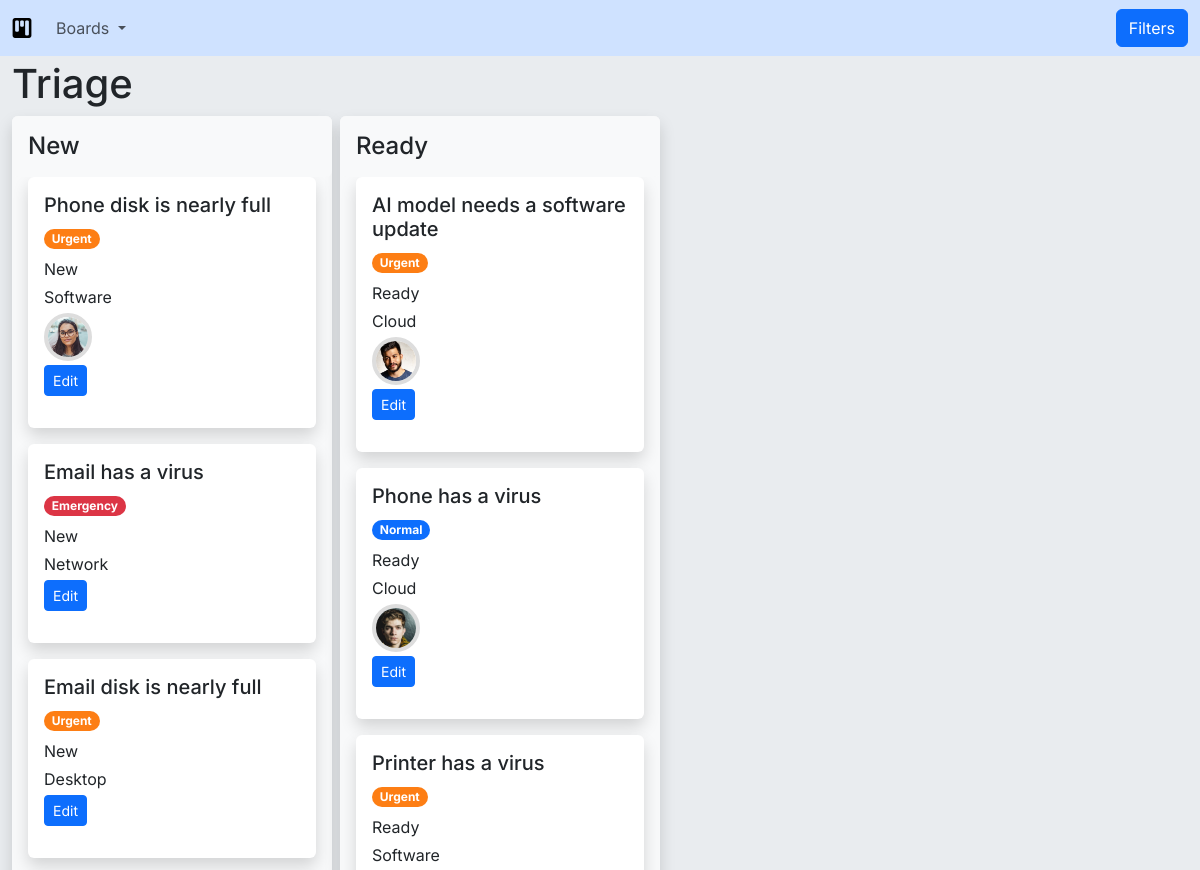
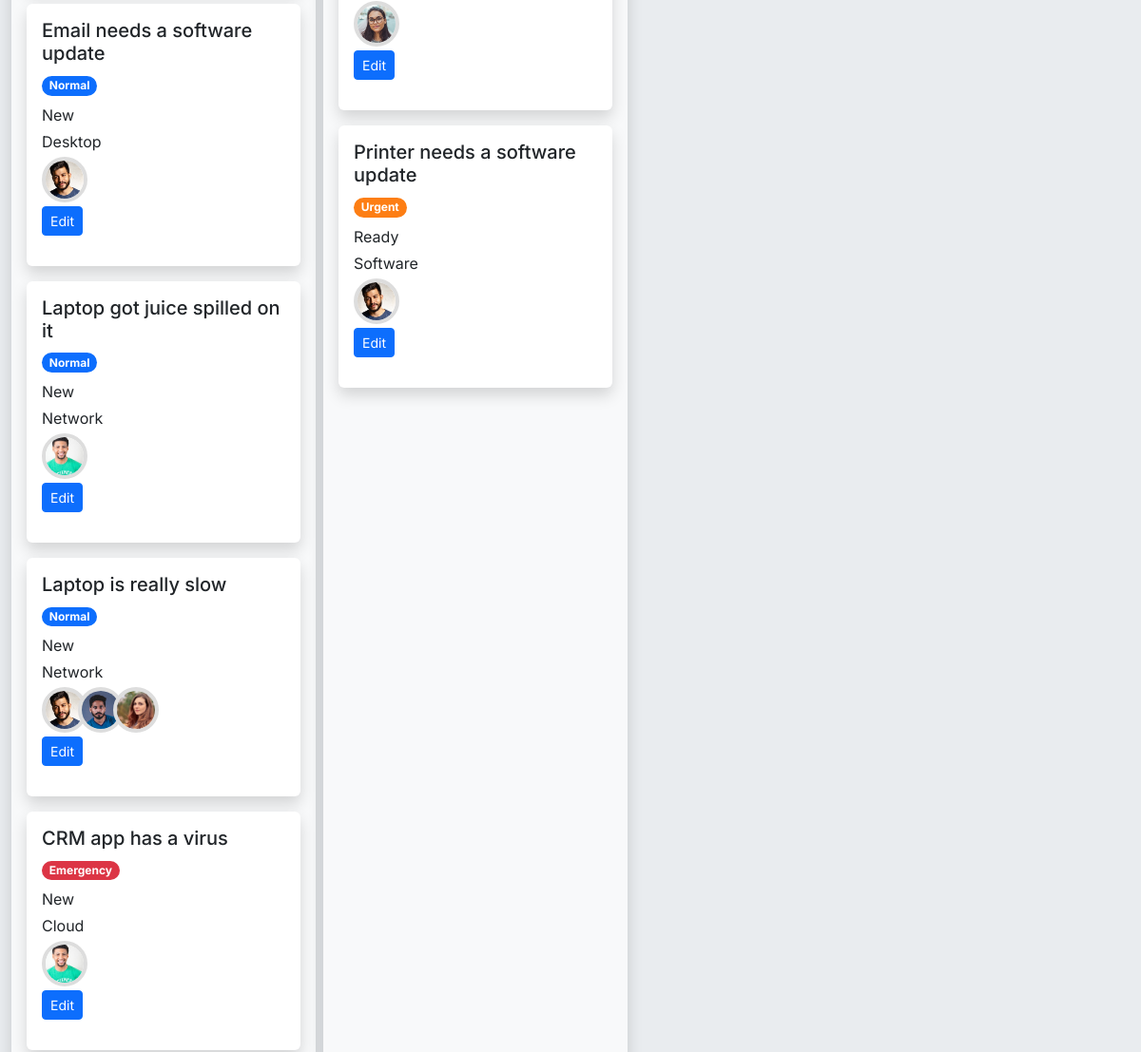
The app's page /board/2/ (upper part), older data (2 pictures, top to bottom).
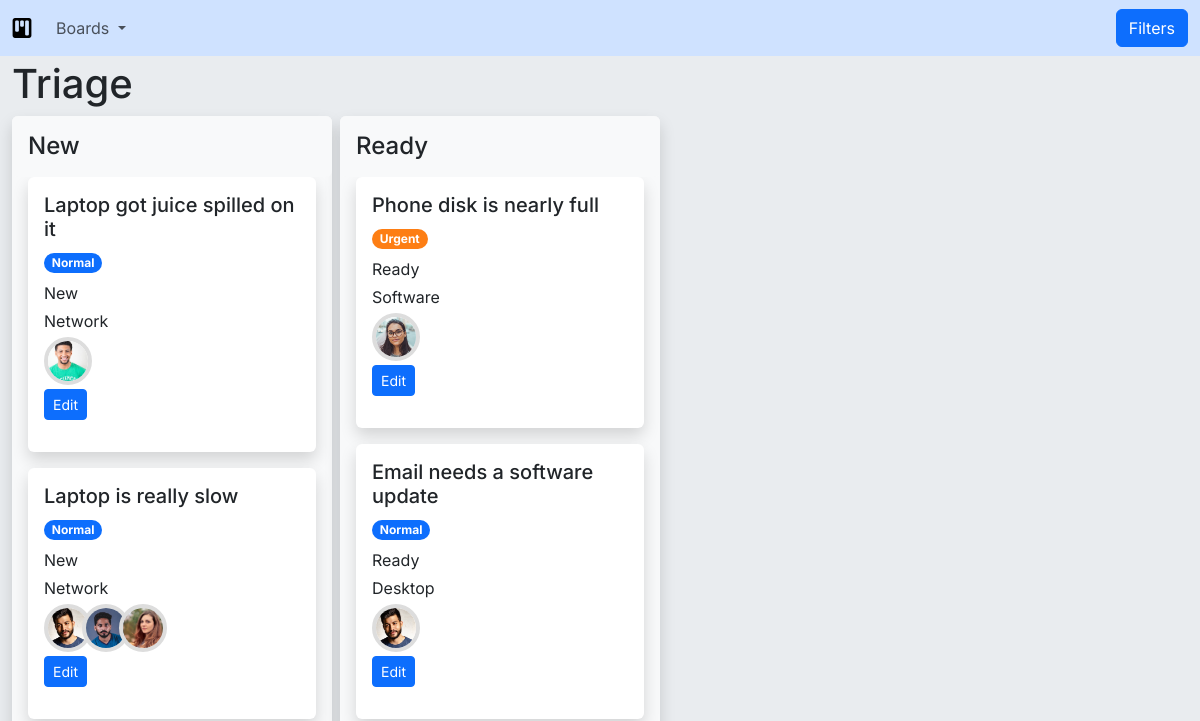
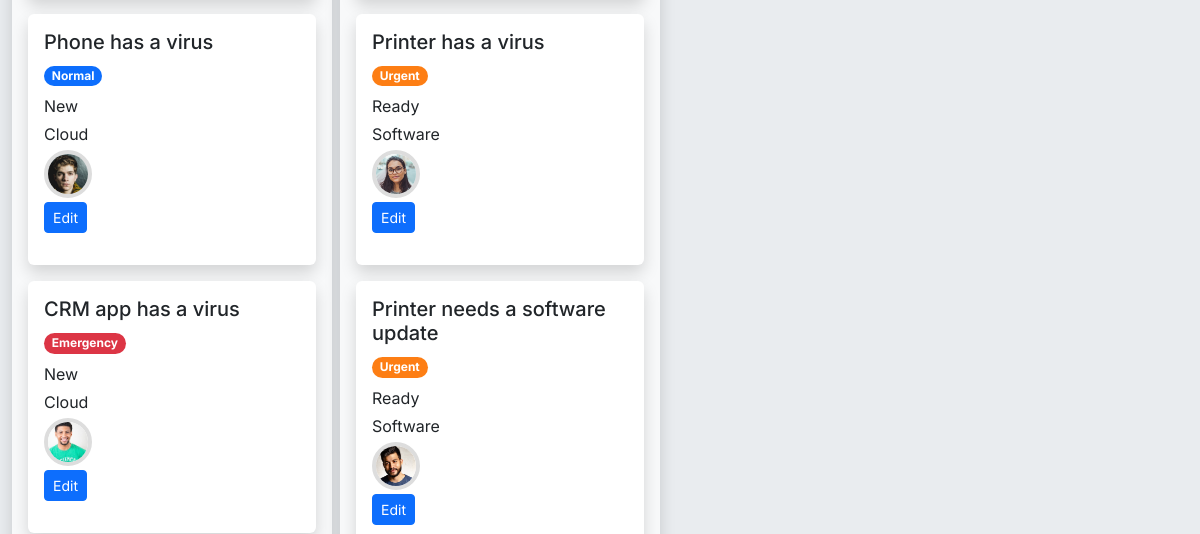
The same page, newer data (2 pictures, top to bottom).
### board/models.py (models this page shows, shortened)
class Column(models.Model):
    board = models.ForeignKey(KanbanBoard, on_delete=models.CASCADE)
    name = models.CharField(max_length=100)
    statuses = models.ManyToManyField('helpdesk.Status', blank=True)
    def get_tickets(self, filters):
        tickets = Ticket.objects.filter(status__in=self.statuses.all()).order_by('-rank', 'id')
        if filters.get('search'):
            tickets = tickets.filter(title__icontains=filters.get('search'))
        if filters.get('category'):
            tickets = tickets.filter(category=filters.get('category'))
        if filters.get('priority'):
            tickets = tickets.filter(priority=filters.get('priority'))
        if filters.get('engineer'):
            tickets = tickets.filter(assigned_to=filters.get('engineer'))
        tickets = tickets.prefetch_related(
            'status',
            'priority',
            'assigned_to',
            'category'
        )
        return tickets

### helpdesk/models.py (models this page shows, shortened)
class Ticket(models.Model):
    title = models.CharField(max_length=100)
    status = models.ForeignKey(Status, on_delete=models.CASCADE)
    assigned_to = models.ManyToManyField(Engineer, blank=True)
    category = models.ForeignKey(Category, on_delete=models.SET_NULL, null=True)
    priority = models.ForeignKey(Priority, on_delete=models.SET_NULL, null=True)
    rank = models.IntegerField(null=True, blank=True)

class Priority(models.Model):
    name = models.CharField(max_length=100)
    sort_order = models.IntegerField()
    color = models.CharField(max_length=8)
    class Meta:
        verbose_name_plural = 'priorities'
    def __str__(self):
        return self.name

class Status(models.Model):
    name = models.CharField(max_length=100)
    class Meta:
        verbose_name_plural = 'statuses'

class Category(models.Model):
    name = models.CharField(max_length=100)
    class Meta:
        verbose_name_plural = 'categories'
    def __str__(self):
        return self.name

class Engineer(models.Model):
    name = models.CharField(max_length=100)
    image_filename = models.CharField(max_length=100, blank=True, null=True)
    def __str__(self):
        return self.name
    def get_image_url(self):
        return f'helpdesk/img/{self.image_filename}'

### board/views.py (the view)
# urls.py: path('<int:pk>/', views.BoardView.as_view(), name='board'),
class BoardView(DetailView, FormView):
    form_class = TicketFilterForm
    model = models.KanbanBoard
    template_name = 'board/board.html'
    def get_initial(self):
        initial = super().get_initial()
        initial['search'] = self.request.GET.get('search', '')
        initial['category'] = self.request.GET.get('category', None)
        initial['priority'] = self.request.GET.get('priority', None)
        initial['engineer'] = self.request.GET.get('engineer', None)
        return initial
    def get_context_data(self, **kwargs):
        context = super().get_context_data(**kwargs)
        search = self.request.GET.get('search')
        category_id = self.request.GET.get('category')
        priority_id = self.request.GET.get('priority')
        engineer_id = self.request.GET.get('engineer')
        context["filters"] = {
            "search": search,
            "category": category_id,
            "priority": priority_id,
            "engineer": engineer_id
        }
        return context

### board/context_processors.py (called while the page is built)
def boards(request):
    return {'boards': models.KanbanBoard.objects.all()}

### board/templatetags/custom_tags.py (called while the page is built)
@register.simple_tag
def get_filtered_tickets(column, filters):
    filter_form = TicketFilterForm(filters)
    cleaned_data = {}
    if filter_form.is_valid():
        cleaned_data = filter_form.cleaned_data
    tickets = column.get_tickets(cleaned_data)
    return tickets

### board/templates/board/board.html (shortened to what this page needs)
{% extends 'base.html' %}
{% load custom_tags %}
{% load static %}
{% block content %}
<div class="container-fluid pt-1 h-100">
  <div class="row">
    <div class="col">
      <h1>{{ object.name }}</h1>
    </div>
  </div>
  <div class="row">
    <div class="d-flex flex-items-stretch text-nowrap pb-4">
        {% for column in object.column_set.all %}
            <div class="bg-light p-0 rounded d-inline-block shadow me-2" style="width: 20rem">
                <div class="sticky-top bg-light rounded p-3" style="z-index: 999; /* Less than nav menu */">
                    <h4 class="mb-0">{{ column.name }}</h4>
                </div>
                <div class="cards" data-column-id="{{column.id}}" data-board-id="{{column.board.id}}">
                    {% get_filtered_tickets column filters as column_tickets %}
                    {% for ticket in column_tickets %}
                        {% include 'board/ticket.html' %}
                    {% empty %}
                    <div class="text-center text-secondary">
                        <i class="bi bi-emoji-smile-fill"></i>
                        <p>No tickets in this column</p>
                    </div>
                {% endfor %}
                </div>
            </div>
        {% endfor %}
    </div>
  </div>
</div>
{% endblock %}

### board/templates/board/ticket.html (shortened to what this page needs)
{% load static %}
<div class="card border-0 shadow m-3 mt-0" data-ticket-id="{{ ticket.id }}" data-ticket-rank="{{ ticket.rank|default_if_none:'' }}">
  <div class="card-body">
    <h5 class="card-title text-break text-wrap">{{ ticket.title }}</h5>
    <span class="badge rounded-pill mb-2" style="background-color: #{{ ticket.priority.color }};">{{ ticket.priority.name }}</span>
    <p class="mb-1">
      {{ ticket.status.name }}
    </p>
    <p class="mb-1">
      {{ ticket.category.name }}
    </p>
    <p class="mb-0">
      {% for assignment in ticket.assigned_to.all %}
        <img
          src="{% static assignment.get_image_url %}"
          title="{{ assignment.name }}"
          class="rounded-circle ratio ratio-1x1 profile-image"
          alt="Image of {{ assignment.name }}"
          style="width: 3rem;"
        >
      {% endfor %}
    </p>
    <p class="mt-1">
      <a href="{% url 'helpdesk:update-ticket' ticket.id %}" class="btn btn-primary btn-sm">Edit</a>
    </p>
  </div>
</div>

Row changes from the older to the newer data that the page shows:
changed Column "New": loses Ticket (title "Email has a virus", priority.name "Emergency", status.name "New", category.name "Network"); loses Ticket (title "Email disk is nearly full", priority.name "Urgent", status.name "New", category.name "Desktop"); gains Ticket (title "Phone has a virus", priority.name "Normal", status.name "New", category.name "Cloud"); loses Ticket (title "Phone disk is nearly full", priority.name "Urgent", status.name "New", category.name "Software"); loses Ticket (title "Email needs a software update", priority.name "Normal", status.name "New", category.name "Desktop")
changed Ticket "Phone has a virus": gains Engineer (image_filename (picture)); loses Engineer (image_filename (picture))
changed Column "Ready": loses Ticket (title "AI model needs a software update", priority.name "Urgent", status.name "Ready", category.name "Cloud", Engineer (image_filename (picture))); gains Ticket (title "Phone disk is nearly full", priority.name "Urgent", status.name "Ready", category.name "Software"); gains Ticket (title "Email needs a software update", priority.name "Normal", status.name "Ready", category.name "Desktop"); loses Ticket (title "Phone has a virus", priority.name "Normal", status.name "Ready", category.name "Cloud")
changed Ticket "Phone disk is nearly full": gains Engineer (image_filename (picture)); loses Engineer (image_filename (picture))
changed Ticket "Email needs a software update": gains Engineer (image_filename (picture)); loses Engineer (image_filename (picture))
